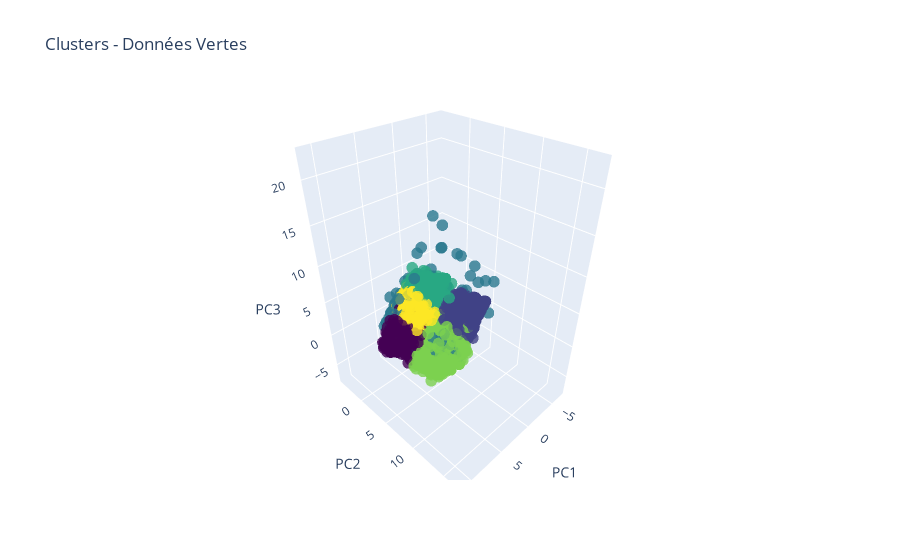

The code cell stored with this chart in its notebook:
### Markdown cell above
### (1) - Clustering sur les variables_vert
Même logique, cette fois sur le dataset “vert” (A11, A12, A13, etc.).
Nous appliquons la PCA puis Birch, Agglo et KMeans.
Nous comparons les silhouettes et répartitions.

### Code cell
# Analyse pour les données vertes
green_pca, green_labels, green_pca_model = execute_dimensionality_reduction(dataset_green)

# Visualisations
visualize_clusters_3d(green_pca, green_labels, "Clusters - Données Vertes")

# Analyse pour les données vertes
green_clustering = evaluate_clustering(green_pca, "VERT")

### Figure 1 — Plotly figure (JSON) as saved in the notebook; plotly's stock layout.template omitted (floating-point values rounded to 4 significant figures; data arrays with more than 128 entries replaced by an {"elided": "..."} marker saying what was removed)
{"data": [{"marker": {"color": {"elided": "5000 int values"}, "colorscale": [[0, "#440154"], [0.1111, "#482878"], [0.2222, "#3e4989"], [0.3333, "#31688e"], [0.4444, "#26828e"], [0.5556, "#1f9e89"], [0.6667, "#35b779"], [0.7778, "#6ece58"], [0.8889, "#b5de2b"], [1, "#fde725"]], "opacity": 0.8, "size": 4}, "mode": "markers", "type": "scatter3d", "x": {"elided": "5000 float values"}, "y": {"elided": "5000 float values"}, "z": {"elided": "5000 float values"}}], "layout": {"scene": {"xaxis": {"title": {"text": "PC1"}}, "yaxis": {"title": {"text": "PC2"}}, "zaxis": {"title": {"text": "PC3"}}}, "title": {"text": "Clusters - Données Vertes"}}}
